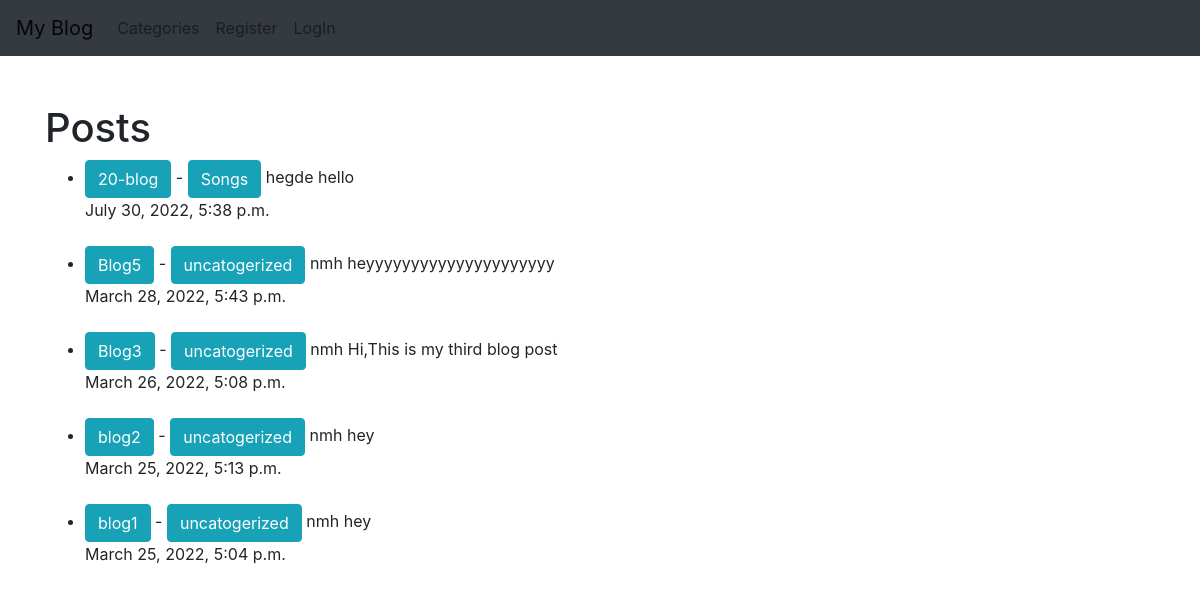
The app's page /, older data.
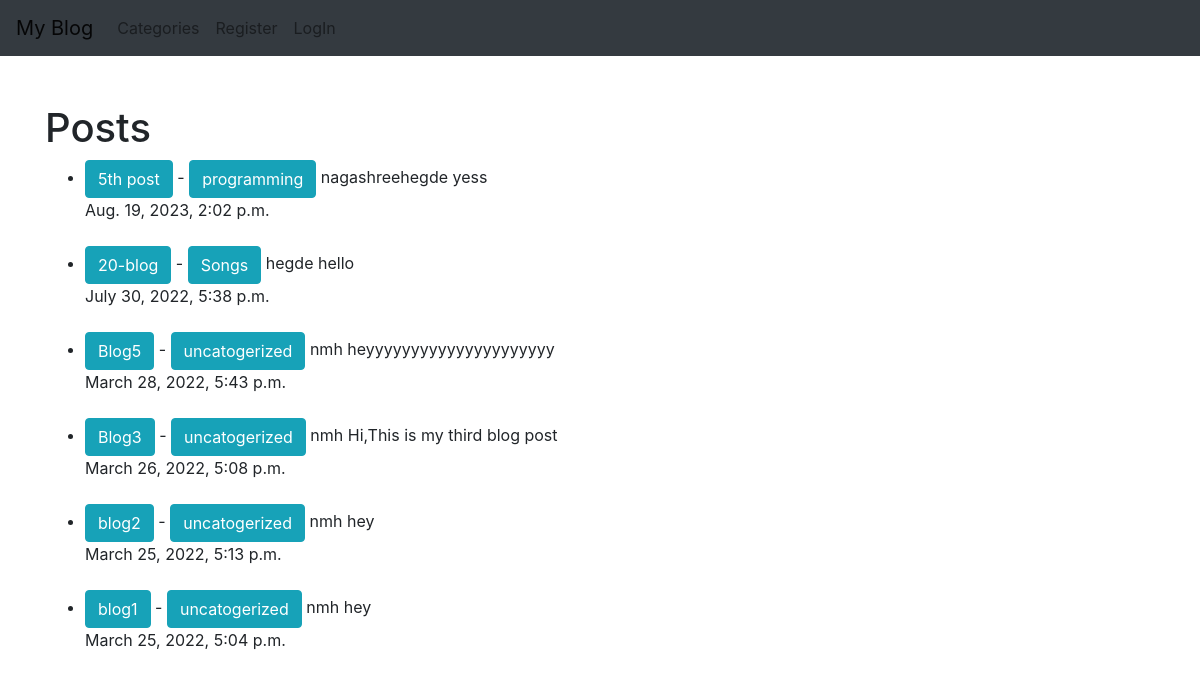
The same page, newer data.
### app_blog/models.py (models this page shows, shortened)
class Post(models.Model):
    title = models.CharField(max_length=255)
    title_tag = models.CharField(max_length=255)
    author = models.ForeignKey(User,on_delete=models.CASCADE)
    body = models.TextField()
    created = models.DateTimeField(auto_now_add=True)
    category = models.CharField(max_length=255,default='uncatogerized')
    likes = models.ManyToManyField(User, related_name='blog_posts')

### app_blog/views.py (the view)
# urls.py: path('',HomeView.as_view(),name="home"),
class HomeView(ListView):
    model=Post
    template_name='app_blog/home.html'
    ordering=['-created']

### app_blog/templates/app_blog/home.html (shortened to what this page needs)
{% extends 'app_blog/base.html' %}
{% block content %}
<h1>Posts</h1>
<ul>
{% for post in object_list %}
    <li><a href="{% url 'article-detail' post.pk %}" class="btn btn-info">{{ post.title }}</a> -
        <a href="{% url 'category' post.category|slugify %}" class="btn btn-info">{{ post.category }}</a>
        {{ post.author }}
     {{ post.body }} <br>
     {{ post.created }} </li>
     <br>
{% endfor%}
</ul>
{% endblock %}

### app_blog/templates/app_blog/base.html (shortened to what this page needs)
<!doctype html>
<html lang="en">
  <head>
    <link rel="stylesheet" href="https://cdn.jsdelivr.net/npm/bootstrap@4.4.1/dist/css/bootstrap.min.css">
  </head>
  <body>
    <nav class="navbar navbar-expand-lg navbar-light bg-dark">
        <a class="navbar-brand" href="{% url 'home' %}">My Blog</a>
        <div class="collapse navbar-collapse" id="navbarSupportedContent">
          <ul class="navbar-nav mr-auto">
            {% if cat_menu %}
            <li class="nav-item dropdown">
              <a class="nav-link dropdown-toggle" href="#" id="navbarDropdown" role="button" data-toggle="dropdown" aria-haspopup="true" aria-expanded="false">
                Categories
              </a>
              <div class="dropdown-menu" aria-labelledby="navbarDropdown">
                {% for item in cat_menu %}
                <a class="dropdown-item" href="{% url 'category' item|slugify %}">{{ item }}</a>
                {% endfor %}
              </div>
            </li>
            {% else %}
            <li class="nav-item">
              <a class="nav-link" href="{% url 'category-list' %}">Categories</a>
            </li>
            {% endif %}
          {% if user.is_authenticated %}
          <li class="nav-item">
            <a class="nav-link" href="{% url 'add-post' %}">Add Post</a>
          </li>
          <li class="nav-item">
            <a class="nav-link" href="{% url 'add-category' %}">Add Category</a>
          </li>
          <li class="nav-item">
            <a class="nav-link" href="{% url 'logout' %}">LogOut</a>
          </li>
          {% else %}
          <li class="nav-item">
            <a class="nav-link" href="{% url 'register' %}">Register</a>
          </li>
          <li class="nav-item">
            <a class="nav-link" href="{% url 'login' %}">LogIn</a>
          </li>
          {% endif %}
          </ul>
        </div>
      </nav>
      <br>
  <br>
  <div class="container">
   {% block content %}
   {% endblock %}
  </div>
  </body>
</html>

Row changes from the older to the newer data that the page shows:
added Post: title "5th post", category "programming", author "nagashreehegde", body "yess", created "Aug. 19, 2023, 2:02 p.m."
